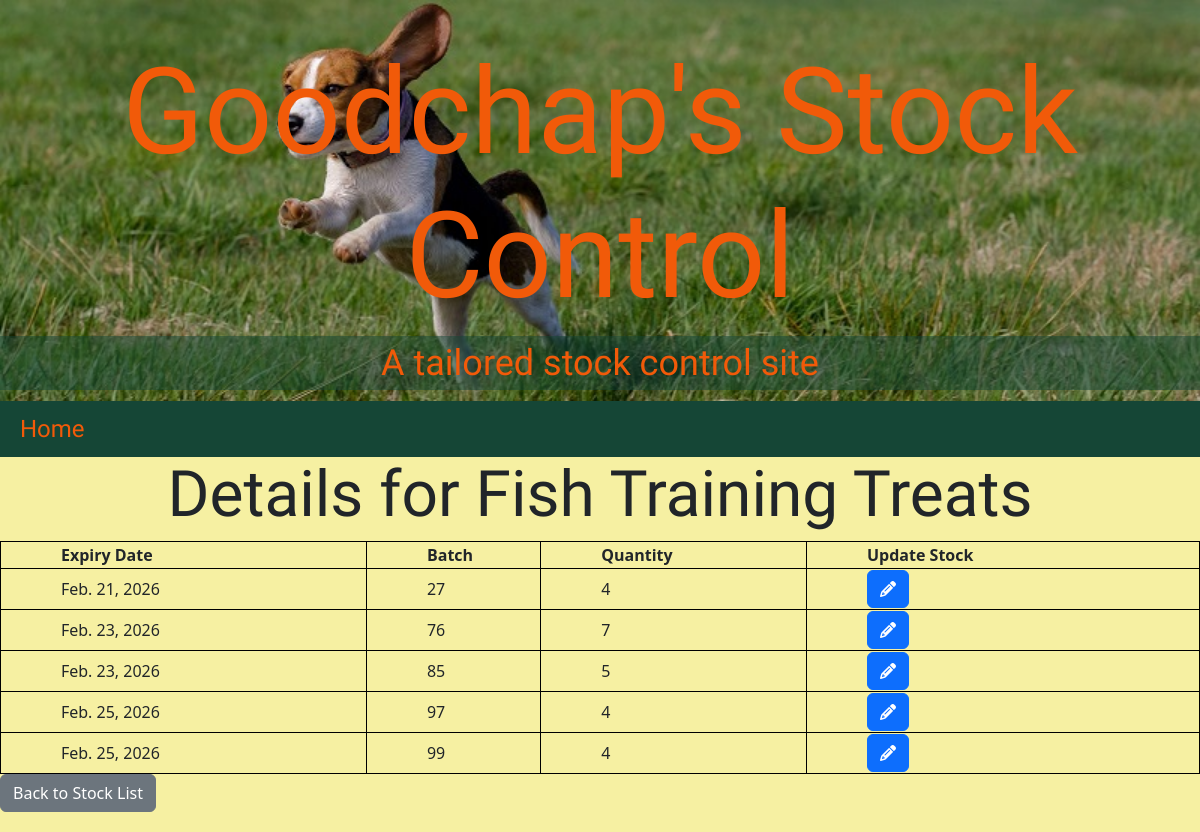
Before: /stock/Fish Training Treats/ with the older database file.
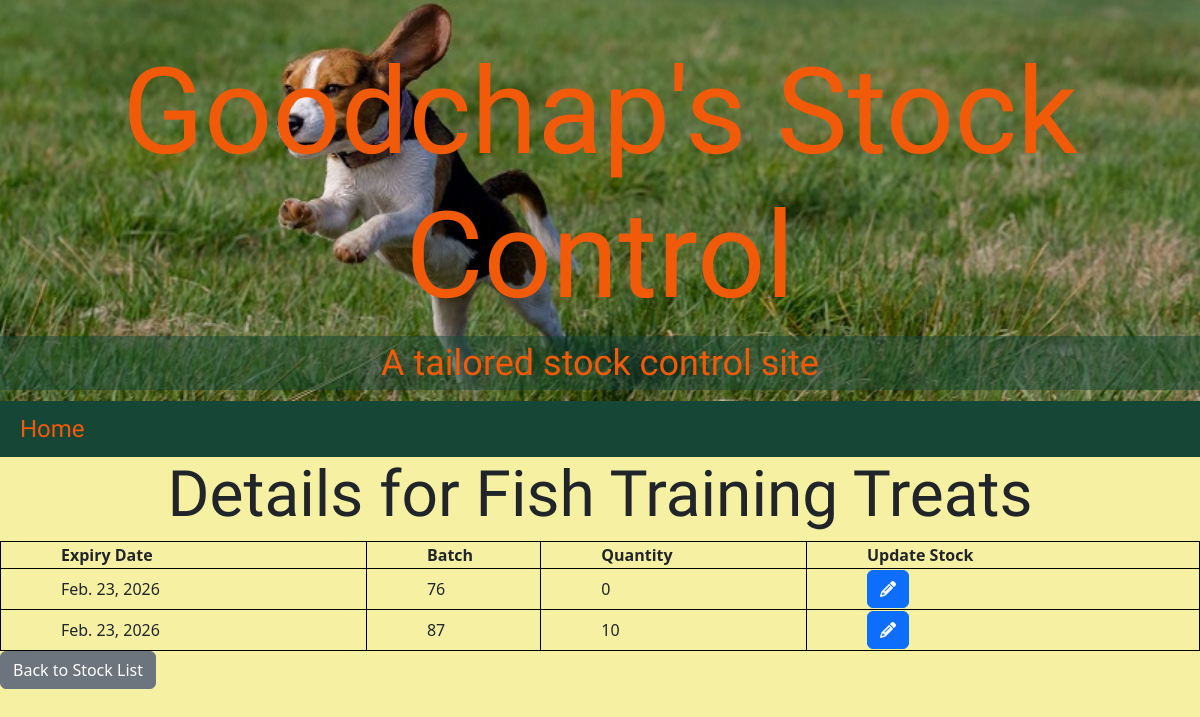
After: the same page with the newer database file.
### stock/models.py (models this page shows, shortened)
class PackedStock(models.Model):
    category = models.CharField(max_length=20)
    name = models.CharField(max_length=50)
    weight = models.IntegerField()
    label = models.CharField(max_length=20)
    origin_stock = models.CharField(max_length=20)
    quantity = models.IntegerField(default=0)
    expiry_date = models.DateField()
    batch = models.IntegerField()

### stock/views.py (the view)
# urls.py: path('stock/<str:treat_name>/', views.stock_detail,
def stock_detail(request, treat_name):
    print("DEBUG: treat_name in view:", treat_name)
    detailed_stock = (
        PackedStock.objects.filter(name=treat_name)
        .values('expiry_date', 'batch')
        .annotate(
            total_quantity=Sum('quantity'),
            name=Max('name'),
            category=Max('category'),
            weight=Max('weight'),
            label=Max('label'),
            origin_stock=Max('origin_stock'),
        )
        .order_by('expiry_date', 'batch')
    )
    form = AddStockDetailForm()
    return render(request, 'stock/stock_detail.html', {
        'treat_name': treat_name,
        'detailed_stock': detailed_stock,
        'form' : form
    })

### stock/templates/stock/stock_detail.html (shortened to what this page needs)
{% extends "base.html" %}
{% load static %}
{% block content %}
  <h2>Details for {{ treat_name }}</h2>
  <table class="stock_table">
    <thead>
      <tr>
        <th>Expiry Date</th>
        <th>Batch</th>
        <th>Quantity</th>
        <th>Update Stock</th>
      </tr>
    </thead>
    <tbody>
      {% for detail in detailed_stock %}
        <tr>
          <td>{{ detail.expiry_date }}</td>
          <td>{{ detail.batch }}</td>
          <td class="total_quantity">{{ detail.total_quantity }}</td>
          <td>
            <button type="button" class="btn btn-primary" data-bs-toggle="modal" data-bs-target="#addStockDetailModal"
                    data-item-id="{{ detail.id }}"
                    data-item-category="{{ detail.category }}"
                    data-item-name="{{ detail.name }}"
                    data-item-weight="{{ detail.weight }}"
                    data-item-label="{{ detail.label }}"
                    data-item-origin-stock="{{ detail.origin_stock }}"
                    data-item-expiry-date="{{ detail.expiry_date|date:'Y-m-d' }}"
                    data-item-batch="{{ detail.batch }}">
                    <i class="fa fa-pencil" aria-hidden="true"></i>
                </button>
          </td>
        </tr>
      {% empty %}
        <tr>
          <td colspan="5">No detailed stock available for this treat.</td>
        </tr>
      {% endfor %}
    </tbody>
  </table>
  <a href="{% url 'stock' %}" class="btn btn-secondary">Back to Stock List</a>
{% endblock %}

### templates/base.html (shortened to what this page needs)
{% load static %}
<!DOCTYPE html>
<html lang="en">
<head>
    <link href="https://cdn.jsdelivr.net/npm/bootstrap@5.3.3/dist/css/bootstrap.min.css" rel="stylesheet">
    <link rel="stylesheet" href="{% static 'css/style.css' %}">
</head>
<body>
    <header>
        <div id="header-text">
            <h1 class="text-center">Goodchap's Stock Control</h1>
            <p id="catchline">A tailored stock control site</p>
        </div>
        <img src="{% static 'images/banner_img_xs.jpg' %}" alt="Goodchaps logo" id="img-banner">
    </header>
    <nav class="navbar navbar-expand-sm" id="header-navbar">
        <a class="navbar-brand" href="{% url 'home' %}" aria-label="home">Home</a>
    </nav>
    <main>
        {% block content %}{% endblock content %}
    </main>
    <footer>
    </footer>
</body>
</html>

### static/css/style.css (style rules this page uses)
body { background-color: #F6F0A2; }
#footer-navbar, #header-navbar { background-color: #154636; }
h1, .nav-link, .navbar-brand, #catchline { color: #F15A09; }
#catchline { background: rgba(21, 70, 54, 0.5); }
h1 { font-family: 'Black And White Picture', sans-serif; font-size: 10vw; text-align: center; vertical-align: baseline; }
h2 { font-family: 'Black And White Picture', sans-serif; font-size: 4em; text-align: center; vertical-align: baseline; }
#catchline { font-family: 'Black And White Picture', sans-serif; font-size: 3vw; text-align: center; vertical-align: baseline; }
.nav-link, .navbar-brand { font-family: 'Sansita', sans-serif; font-size: 1.5em; }
p, .text-link, h3, .post-title { font-family: 'Sansita', sans-serif; }
.navbar, .navbar-expand-sm .navbar-nav .nav-link { padding: 0; }
.nav-link, .navbar-brand { margin: 5px 20px; }
body { min-height: 100vh; display: flex; flex-direction: column; }
header { position: relative; }
#header-text { position: absolute; top: 10%; width: 100%; text-align: center; }
#img-banner { width: 100%; height: auto; }
th, td { border: 1px solid black; padding-left: 5%; }
.stock_table { width: 100%; }

Changed rows visible on the page:
removed PackedStock: expiry_date "Feb. 21, 2026", batch "27", total_quantity "4"
removed PackedStock: expiry_date "Feb. 23, 2026", batch "85", total_quantity "5"
removed PackedStock: expiry_date "Feb. 25, 2026", batch "97", total_quantity "4"
removed PackedStock: expiry_date "Feb. 25, 2026", batch "99", total_quantity "4"
changed PackedStock (number 1 of 2 on the later page): total_quantity "7" → "0"
added PackedStock: expiry_date "Feb. 23, 2026", batch "87", total_quantity "10"
